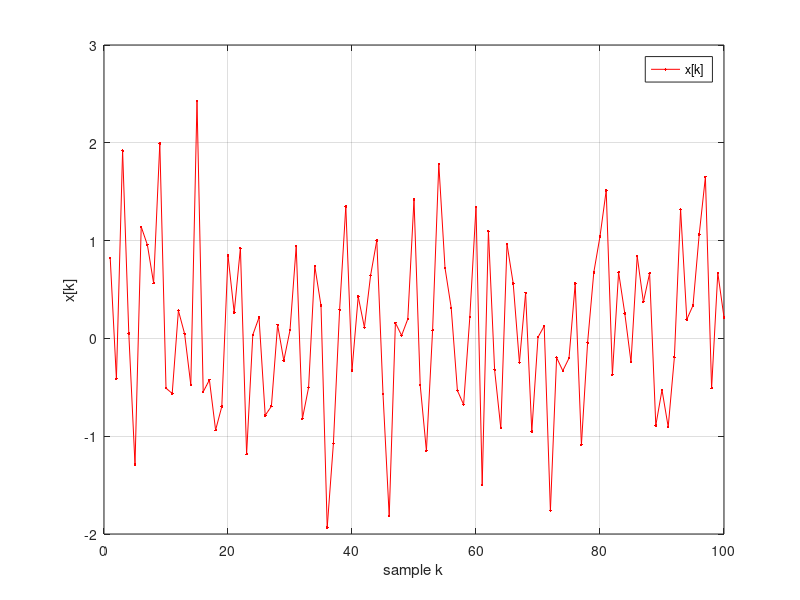
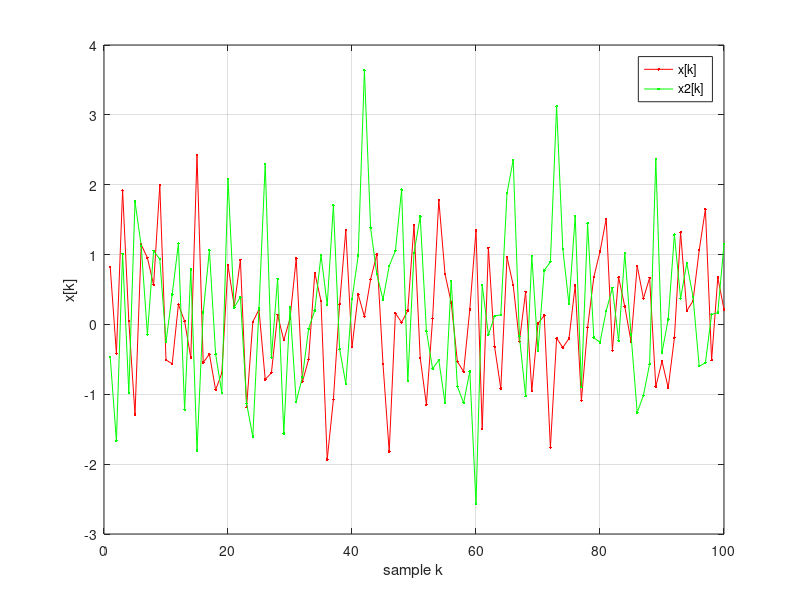
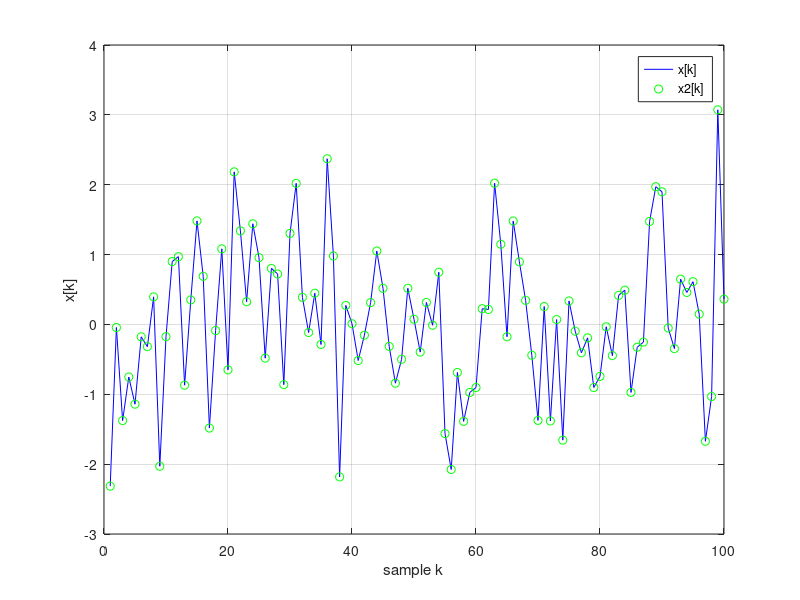
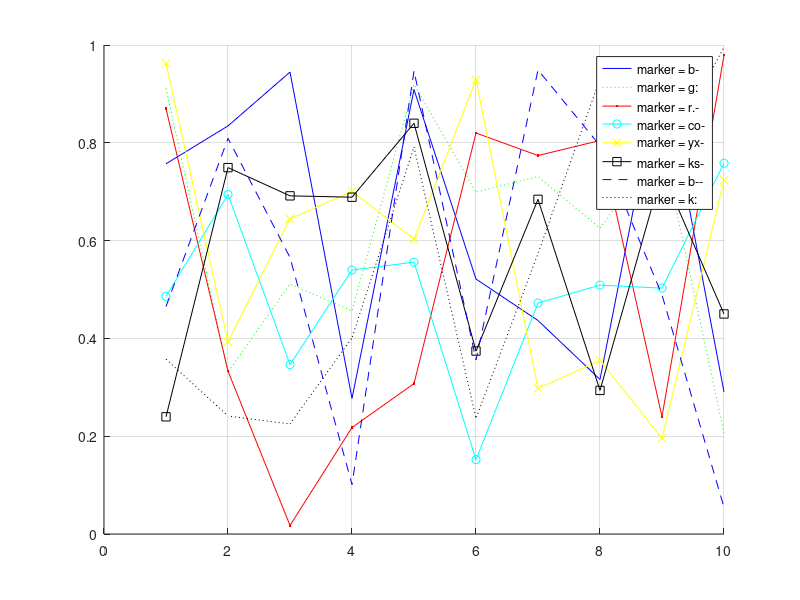

Write MATLAB code to recreate these figures, in order.
close all
clear all

x = randn(100,1);

figure(1)
plot(x,'.-r')
grid on
xlabel('sample k')
ylabel('x[k]')
legend('x[k]')

% Another way of creating vector x is using a for loop
% this is less efficient that the previous solution but gives same result

N = 100; % number of samples
x2 = zeros(N,1); % initialize, creates a vector of zeros and dimension Nx1
for i=1:N
    x2(i) = randn; % randn when called without arguments returns a scalar random number with normal distribution and zero mean
end

figure(2)
plot(x,'.-r')
hold on
plot(x2,'.-g')
hold off
grid on
xlabel('sample k')
ylabel('x[k]')
legend('x[k]','x2[k]')

% Note that the vectors are different, each time randn is called it returns
% a random number. It is possible to force matlab to use the same random
% numbers by setting the state of the internal random number generator:

s = rng; % saves state of random number generator in variable s
x = randn(100,1);
rng(s); % sets the random number generator state to s, 
x2 = zeros(100,1); % initialize, creates a vector of zeros and dimension 100x1
for i=1:100
    x2(i) = randn; % randn when called without arguments returns a scalar random number with normal distribution and zero mean
end

figure(3)
plot(x,'-b')
hold on
plot(x2,'og')
hold off
grid on
xlabel('sample k')
ylabel('x[k]')
legend('x[k]','x2[k]')
% Note that now x and x2 are exactly the same


% Experiment with different markers and colors
help plot
% you will see all valid colors, markers, and linestyles

% This is an exmaple of what you can do with matlab
mrkr = {'b-' 'g:' 'r.-' 'co-' 'yx-' 'ks-' 'b--' 'k:'}; % Defines a cell array which contains the different marker types
figure(4)
for i= 1:length(mrkr) % for loop times the length of the mrkr array
    hold on % so that plots are shown all together
    legendstr = sprintf('marker = %s',mrkr{i}); % creates a string type variable to be used in the legend
    plot(rand(10,1),mrkr{i},'DisplayName',legendstr)
    % this is to show that you can use the marker style as a variable, also
    % the legend of each plot can be given as an argument after the
    % 'DisplayName' property.
    % 
end
grid on
legend(gca,'show')
